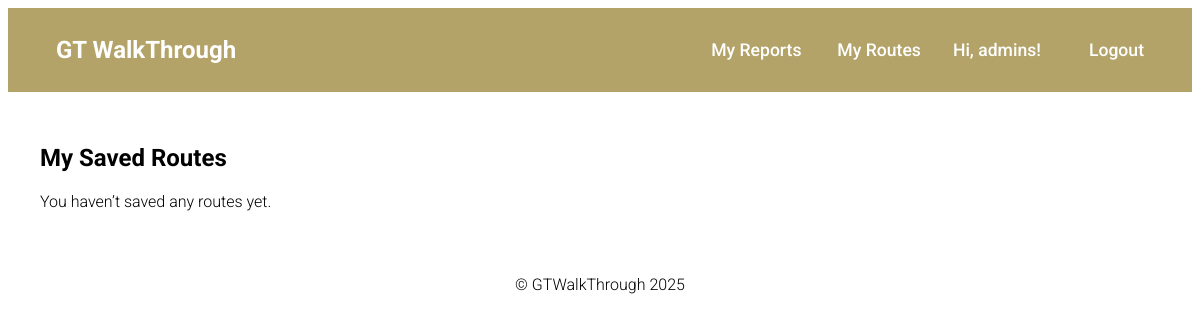
Page /my-routes/ (signed in) on the earlier database version.
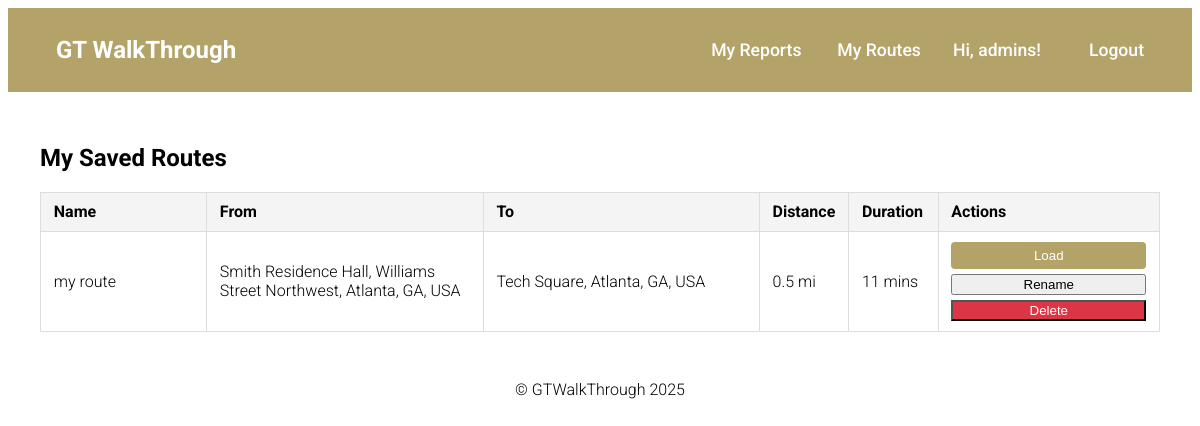
Same page on the later database version.
### gtwt_app/models.py (models this page shows, shortened)
class SavedRoute(models.Model):
    user          = models.ForeignKey(User, on_delete=models.CASCADE, related_name='saved_routes')
    name          = models.CharField(max_length=100)
    origin        = models.CharField(max_length=255)
    destination   = models.CharField(max_length=255)
    travel_mode   = models.CharField(max_length=20)       # e.g. WALKING, DRIVING, BICYCLING
    steps         = models.JSONField()                    # store the entire directions JSON if you want
    distance_text = models.CharField(max_length=50)       # e.g. "2.3 mi"
    duration_text = models.CharField(max_length=50)       # e.g. "12 mins"
    created_at    = models.DateTimeField(auto_now_add=True)

### gtwt_app/views.py (the view)
# urls.py: path('my-routes/', views.my_routes, name='my_routes'),
@login_required
def my_routes(request):
    routes = SavedRoute.objects.filter(user=request.user).order_by('-created_at')
    return render(request, 'my_routes.html', {'routes': routes})

### gtwt_app/templates/my_routes.html (shortened to what this page needs)
{% extends "base.html" %}
{% load static %}
 {% block content %}
<h2>My Saved Routes</h2>
{% if routes %}
<table class="route-table">
  <thead>
    <tr>
      <th style="width: 15%">Name</th>
      <th style="width: 25%">From</th>
      <th style="width: 25%">To</th>
      <th style="width: 7%">Distance</th>
      <th style="width: 8%">Duration</th>
      <th style="width: 20%">Actions</th>
    </tr>
  </thead>
  <tbody>
    {% for r in routes %}
    <tr data-route-id="{{ r.id }}">
      <td>
        <span class="route-name">{{ r.name }}</span>
      </td>
      <td>{{ r.origin }}</td>
      <td>{{ r.destination }}</td>
      <td>{{ r.distance_text }}</td>
      <td>{{ r.duration_text }}</td>
      <td>
        <div style="display: flex; flex-direction: column; gap: 5px">
          <button
            class="route-btn load-route-btn"
            data-steps="{{ r.steps|escapejs }}"
          >
            Load
          </button>
          <button class="route-btn rename-btn">Rename</button>
          <button
            class="route-btn delete-route-btn"
            style="background-color: #dc3545; color: white"
          >
            Delete
          </button>
        </div>
      </td>
    </tr>
    {% endfor %}
  </tbody>
</table>
{% else %}
<p>You haven’t saved any routes yet.</p>
{% endif %} {% endblock %}

### gtwt_app/templates/base.html (shortened to what this page needs)
<!DOCTYPE html>
<html lang="en">
  <head>
    {% load static %}
    <link rel="stylesheet" href="{% static 'css/style.css' %}" />
  </head>
  <body>
    <header>
      <nav>
        <div style="display: flex; align-items: center; gap: 1rem">
          <a href="{% url 'home' %}" class="navbar-brand">GT WalkThrough</a>
        </div>
        <ul class="nav-links">
          {% if user.is_authenticated %}
          <li>
            <a href="{% url 'my_reports' %}">My Reports</a>
            <a href="{% url 'my_routes'  %}" class="nav-link">My Routes</a>
          </li>
          <li class="user-greeting">Hi, {{ user.username }}!</li>
          <li><a href="{% url 'logout' %}">Logout</a></li>
          {% else %}
          <li><a href="{% url 'login' %}">Login</a></li>
          <li><a href="{% url 'register' %}">Register</a></li>
          {% endif %}
        </ul>
      </nav>
    </header>
    <div class="content">{% block content %}{% endblock %}</div>
    <footer>
      <p>&copy; GTWalkThrough 2025</p>
    </footer>
  </body>
</html>

### gtwt_app/static/css/style.css (style rules this page uses)
header { background-color: #222; padding: 1rem 0; }
nav { display: flex; justify-content: space-between; align-items: center; padding: 0 2rem; }
.navbar-brand { font-size: 1.5rem; font-weight: bold; color: #ffa500; }
.nav-links { list-style: none; display: flex; gap: 1rem; }
.nav-links a { text-decoration: none; color: #ffa500; font-size: 1.1rem; padding: 0.5rem 1rem; transition: background-color 0.3s ease; }
.content { padding: 2rem; }
.route-table { width: 100%; border-collapse: collapse; margin-top: 1rem; }
.route-table th, .route-table td { border: 1px solid #ddd; padding: 0.6rem 0.8rem; text-align: left; }
.route-table th { background-color: #f4f4f4; }
.load-route-btn { background-color: #b3a369; border: none; color: white; padding: 0.4rem 0.8rem; border-radius: 4px; cursor: pointer; }

### gtwt_app/templates/base.html (style rules this page uses)
body { font-family: "Roboto", sans-serif; font-weight: 300; }
header { background-color: #b3a369; padding: 1rem 0; }
nav { display: flex; justify-content: space-between; align-items: center; padding: 0 2rem; }
.navbar-brand { font-family: "Roboto", sans-serif; font-size: 1.5rem; font-weight: 700; color: white; text-decoration: none; padding: 0.5rem 1rem; transition: background-color 0.3s ease; border-radius: 5px; }
.nav-links { list-style: none; display: flex; gap: 1rem; }
.nav-links a { font-family: "Roboto", sans-serif; font-weight: 500; text-decoration: none; color: white; font-size: 1.1rem; padding: 0.5rem 1rem; transition: background-color 0.3s ease; }
.user-greeting { color: white; font-size: 1.1rem; margin-right: 1rem; font-weight: 500; }
.content { padding: 2rem; }
footer { text-align: center; }
.nav-link { text-decoration: none; color: #f9f6e5; font-weight: 500; }

Differences in the rows shown:
added SavedRoute: name "my route", origin "Smith Residence Hall, Williams Street Northwest, Atlanta, GA, USA", destination "Tech Square, Atlanta, GA, USA", distance_text "0.5 mi", duration_text "11 mins"
Other differences:
text no longer shown: "You haven’t saved any routes yet."
text now shown: "Name From To Distance Duration Actions"
